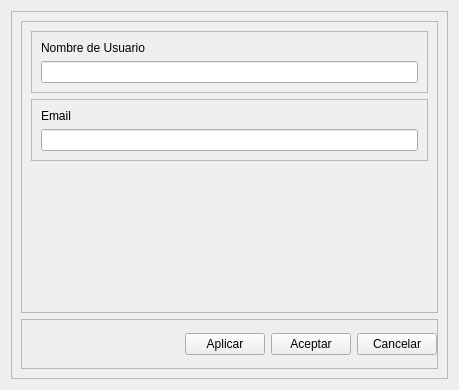
<?xml version="1.0" encoding="UTF-8"?>
<ui version="4.0">
 <class>Form</class>
 <widget class="QWidget" name="Form">
  <property name="geometry">
   <rect>
    <x>0</x>
    <y>0</y>
    <width>459</width>
    <height>390</height>
   </rect>
  </property>
  <property name="windowTitle">
   <string>Form</string>
  </property>
  <layout class="QVBoxLayout" name="verticalLayout">
   <item>
    <widget class="QFrame" name="bg">
     <property name="styleSheet">
      <string notr="true"/>
     </property>
     <property name="frameShape">
      <enum>QFrame::StyledPanel</enum>
     </property>
     <property name="frameShadow">
      <enum>QFrame::Raised</enum>
     </property>
     <layout class="QVBoxLayout" name="verticalLayout_2" stretch="5,1">
      <item>
       <widget class="QFrame" name="contentFrame">
        <property name="styleSheet">
         <string notr="true"/>
        </property>
        <property name="frameShape">
         <enum>QFrame::StyledPanel</enum>
        </property>
        <property name="frameShadow">
         <enum>QFrame::Raised</enum>
        </property>
        <layout class="QVBoxLayout" name="verticalLayout_5">
         <item>
          <widget class="QFrame" name="frame">
           <property name="frameShape">
            <enum>QFrame::StyledPanel</enum>
           </property>
           <property name="frameShadow">
            <enum>QFrame::Raised</enum>
           </property>
           <layout class="QVBoxLayout" name="verticalLayout_3">
            <item>
             <widget class="QLabel" name="label">
              <property name="maximumSize">
               <size>
                <width>16777215</width>
                <height>25</height>
               </size>
              </property>
              <property name="text">
               <string>Nombre de Usuario</string>
              </property>
             </widget>
            </item>
            <item>
             <widget class="QLineEdit" name="usernameLineEdit"/>
            </item>
           </layout>
          </widget>
         </item>
         <item>
          <widget class="QFrame" name="frame_2">
           <property name="frameShape">
            <enum>QFrame::StyledPanel</enum>
           </property>
           <property name="frameShadow">
            <enum>QFrame::Raised</enum>
           </property>
           <layout class="QVBoxLayout" name="verticalLayout_4">
            <item>
             <widget class="QLabel" name="label_2">
              <property name="maximumSize">
               <size>
                <width>16777215</width>
                <height>25</height>
               </size>
              </property>
              <property name="text">
               <string>Email</string>
              </property>
             </widget>
            </item>
            <item>
             <widget class="QLineEdit" name="emailLineEdit"/>
            </item>
           </layout>
          </widget>
         </item>
         <item>
          <spacer name="verticalSpacer">
           <property name="orientation">
            <enum>Qt::Vertical</enum>
           </property>
           <property name="sizeHint" stdset="0">
            <size>
             <width>20</width>
             <height>104</height>
            </size>
           </property>
          </spacer>
         </item>
        </layout>
       </widget>
      </item>
      <item>
       <widget class="QFrame" name="btnsFrame">
        <property name="minimumSize">
         <size>
          <width>0</width>
          <height>50</height>
         </size>
        </property>
        <property name="maximumSize">
         <size>
          <width>16777215</width>
          <height>50</height>
         </size>
        </property>
        <property name="styleSheet">
         <string notr="true"/>
        </property>
        <property name="frameShape">
         <enum>QFrame::StyledPanel</enum>
        </property>
        <property name="frameShadow">
         <enum>QFrame::Raised</enum>
        </property>
        <layout class="QHBoxLayout" name="horizontalLayout">
         <property name="leftMargin">
          <number>0</number>
         </property>
         <property name="topMargin">
          <number>0</number>
         </property>
         <property name="rightMargin">
          <number>0</number>
         </property>
         <property name="bottomMargin">
          <number>0</number>
         </property>
         <item>
          <spacer name="horizontalSpacer">
           <property name="orientation">
            <enum>Qt::Horizontal</enum>
           </property>
           <property name="sizeHint" stdset="0">
            <size>
             <width>108</width>
             <height>20</height>
            </size>
           </property>
          </spacer>
         </item>
         <item>
          <widget class="QPushButton" name="applyBtn">
           <property name="text">
            <string>Aplicar</string>
           </property>
          </widget>
         </item>
         <item>
          <widget class="QPushButton" name="acceptBtn">
           <property name="text">
            <string>Aceptar</string>
           </property>
          </widget>
         </item>
         <item>
          <widget class="QPushButton" name="cancelBtn">
           <property name="text">
            <string>Cancelar</string>
           </property>
          </widget>
         </item>
        </layout>
       </widget>
      </item>
     </layout>
    </widget>
   </item>
  </layout>
 </widget>
 <resources/>
 <connections/>
</ui>
